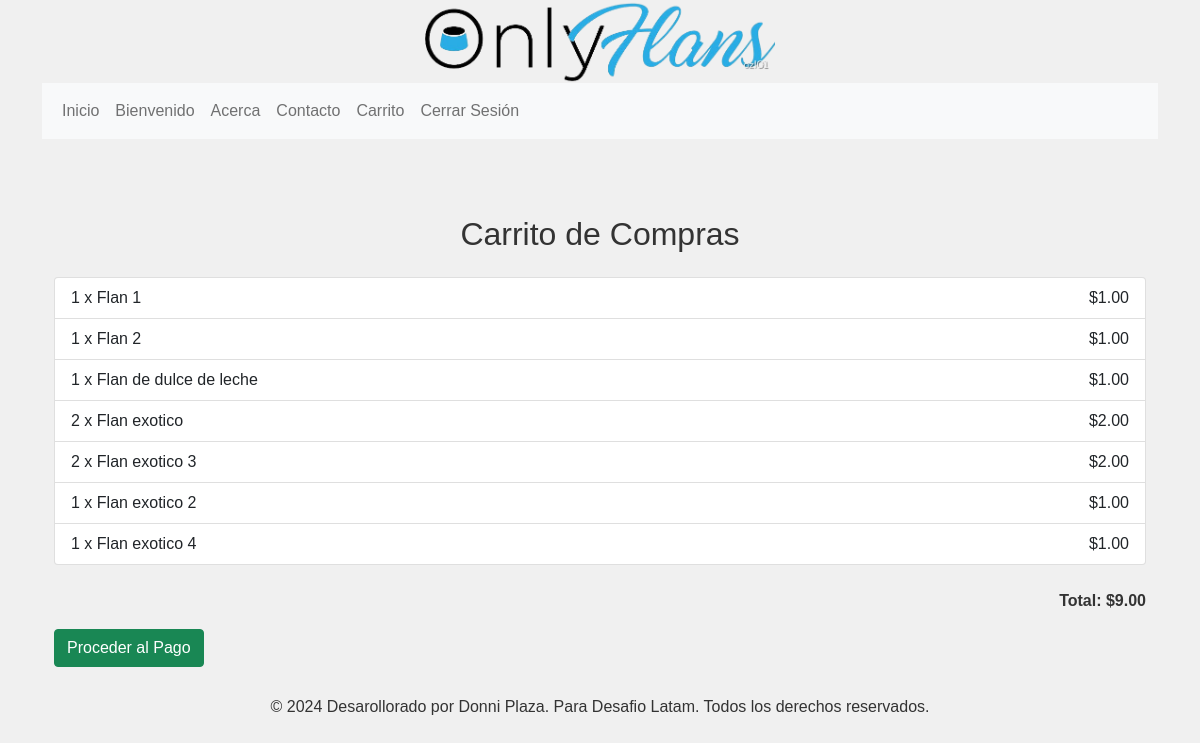
The page /compra/carrito/ (signed in) on the database its author committed.
### compra/models.py (models this page shows, shortened)
class CarritoFlan(models.Model):
    carrito = models.ForeignKey(Carrito, on_delete=models.CASCADE)
    flan = models.ForeignKey(Flan, on_delete=models.CASCADE)
    cantidad = models.PositiveIntegerField(default=1)
    @property
    def subtotal(self):
        return self.flan.precio * self.cantidad

class Carrito(models.Model):
    usuario = models.ForeignKey(settings.AUTH_USER_MODEL, on_delete=models.CASCADE, null=True, blank=True)
    flanes = models.ManyToManyField(Flan, through='CarritoFlan')
    creado = models.DateTimeField(auto_now_add=True)
    @property
    def total(self):
        return sum(item.subtotal for item in self.carritoflan_set.all())

### web/models.py (models this page shows, shortened)
class Flan(models.Model):
    flan_uuid = models.UUIDField(default=uuid.uuid4, editable=False, unique=True)
    name = models.CharField(max_length=64)
    description = models.TextField()
    image_url = models.URLField()
    slug = models.SlugField(unique=True)
    is_private = models.BooleanField(default=False)
    precio = models.DecimalField(max_digits=10, decimal_places=2)  # Ajuste adecuado para precio

### compra/views.py (the view)
# urls.py: path('carrito/', ver_carrito, name='ver_carrito'),
def ver_carrito(request):
    carrito = Carrito.objects.filter(usuario=request.user).first()
    return render(request, 'carrito.html', {'carrito': carrito})

### compra/templates/carrito.html
{% extends 'base.html' %}
{% block content %}
<div class="container">
  <h2 class="text-center m-4">Carrito de Compras</h2>
  <ul class="list-group mb-4">
    {% if carrito %}
      {% for item in carrito.carritoflan_set.all %}
      <li class="list-group-item d-flex justify-content-between align-items-center">
        <span>{{ item.cantidad }} x {{ item.flan.name }}</span>
        <span>${{ item.subtotal }}</span>
      </li>
      {% endfor %}
    {% else %}
      <p>Tu carrito está vacío.</p>
    {% endif %}
  </ul>
  {% if carrito %}
    <p class="text-end fw-bold">Total: ${{ carrito.total }}</p>
    <a href="{% url 'procesar_pago' %}" class="btn btn-success">Proceder al Pago</a>
  {% endif %}
</div>
{% endblock %}

### web/static/css/style.css (style rules this page uses)
body { background-color: #f0f0f0; color: #333; font-family: Arial, sans-serif; margin: 0; padding: 0; }

### rows shown on the page
CarritoFlan: cantidad "1", flan.name "Flan 1", subtotal "1.00"
CarritoFlan: cantidad "1", flan.name "Flan 2", subtotal "1.00"
CarritoFlan: cantidad "1", flan.name "Flan de dulce de leche", subtotal "1.00"
CarritoFlan: cantidad "2", flan.name "Flan exotico", subtotal "2.00"
CarritoFlan: cantidad "2", flan.name "Flan exotico 3", subtotal "2.00"
CarritoFlan: cantidad "1", flan.name "Flan exotico 2", subtotal "1.00"
CarritoFlan: cantidad "1", flan.name "Flan exotico 4", subtotal "1.00"
Carrito: total "9.00"
